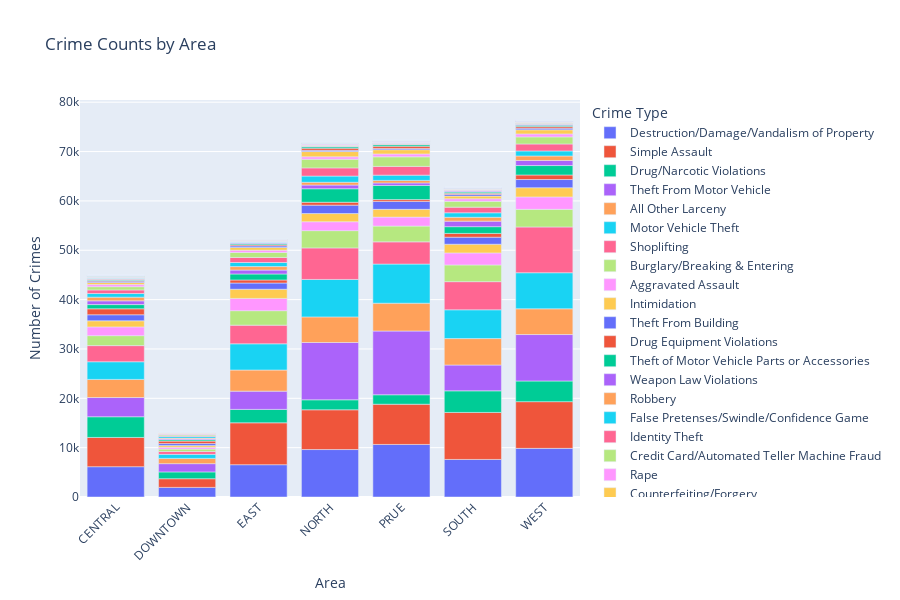

Notebook source saved alongside this figure:
### Code cell
# Assuming 'crime_counts' is the output of your groupby operation
crime_counts = sa_crimes.groupby('Service_Area')['NIBRS_Code_Name'].value_counts().reset_index(name='count')
# Bar chart showing total crimes per area
fig = px.bar(crime_counts, 
             x='Service_Area', 
             y='count', 
             color='NIBRS_Code_Name', 
             title='Crime Type Distribution Counts by Area',
             labels={'Service_Area': 'Area', 'count': 'Number of Crimes', 'NIBRS_Code_Name': 'Crime Type'},
             height=600)
fig.update_layout(xaxis_tickangle=-45)  # Rotate x-axis labels for better readability
fig.show()

### Figure 1 — Plotly figure (JSON) as saved in the notebook; plotly's stock layout.template omitted (floating-point values rounded to 4 significant figures)
{"data": [{"alignmentgroup": "True", "hovertemplate": "Crime Type=Destruction/Damage/Vandalism of Property<br>Area=%{x}<br>Number of Crimes=%{y}<extra></extra>", "legendgroup": "Destruction/Damage/Vandalism of Property", "marker": {"color": "#636efa", "pattern": {"shape": ""}}, "name": "Destruction/Damage/Vandalism of Property", "offsetgroup": "Destruction/Damage/Vandalism of Property", "orientation": "v", "showlegend": true, "textposition": "auto", "type": "bar", "x": ["CENTRAL", "DOWNTOWN", "EAST", "NORTH", "PRUE", "SOUTH", "WEST"], "xaxis": "x", "y": [6139, 1948, 6547, 9614, 10651, 7609, 9855], "yaxis": "y"}, {"alignmentgroup": "True", "hovertemplate": "Crime Type=Simple Assault<br>Area=%{x}<br>Number of Crimes=%{y}<extra></extra>", "legendgroup": "Simple Assault", "marker": {"color": "#EF553B", "pattern": {"shape": ""}}, "name": "Simple Assault", "offsetgroup": "Simple Assault", "orientation": "v", "showlegend": true, "textposition": "auto", "type": "bar", "x": ["CENTRAL", "DOWNTOWN", "EAST", "NORTH", "PRUE", "SOUTH", "WEST"], "xaxis": "x", "y": [5927, 1754, 8489, 8058, 8150, 9525, 9463], "yaxis": "y"}, {"alignmentgroup": "True", "hovertemplate": "Crime Type=Drug/Narcotic Violations<br>Area=%{x}<br>Number of Crimes=%{y}<extra></extra>", "legendgroup": "Drug/Narcotic Violations", "marker": {"color": "#00cc96", "pattern": {"shape": ""}}, "name": "Drug/Narcotic Violations", "offsetgroup": "Drug/Narcotic Violations", "orientation": "v", "showlegend": true, "textposition": "auto", "type": "bar", "x": ["CENTRAL", "DOWNTOWN", "EAST", "NORTH", "PRUE", "SOUTH", "WEST"], "xaxis": "x", "y": [4196, 1380, 2719, 2021, 1915, 4380, 4189], "yaxis": "y"}, {"alignmentgroup": "True", "hovertemplate": "Crime Type=Theft From Motor Vehicle<br>Area=%{x}<br>Number of Crimes=%{y}<extra></extra>", "legendgroup": "Theft From Motor Vehicle", "marker": {"color": "#ab63fa", "pattern": {"shape": ""}}, "name": "Theft From Motor Vehicle", "offsetgroup": "Theft From Motor Vehicle", "orientation": "v", "showlegend": true, "textposition": "auto", "type": "bar", "x": ["CENTRAL", "DOWNTOWN", "EAST", "NORTH", "PRUE", "SOUTH", "WEST"], "xaxis": "x", "y": [3895, 1675, 3696, 11611, 12914, 5230, 9412], "yaxis": "y"}, {"alignmentgroup": "True", "hovertemplate": "Crime Type=All Other Larceny<br>Area=%{x}<br>Number of Crimes=%{y}<extra></extra>", "legendgroup": "All Other Larceny", "marker": {"color": "#FFA15A", "pattern": {"shape": ""}}, "name": "All Other Larceny", "offsetgroup": "All Other Larceny", "orientation": "v", "showlegend": true, "textposition": "auto", "type": "bar", "x": ["CENTRAL", "DOWNTOWN", "EAST", "NORTH", "PRUE", "SOUTH", "WEST"], "xaxis": "x", "y": [3670, 1064, 4279, 5186, 5638, 5355, 5216], "yaxis": "y"}, {"alignmentgroup": "True", "hovertemplate": "Crime Type=Motor Vehicle Theft<br>Area=%{x}<br>Number of Crimes=%{y}<extra></extra>", "legendgroup": "Motor Vehicle Theft", "marker": {"color": "#19d3f3", "pattern": {"shape": ""}}, "name": "Motor Vehicle Theft", "offsetgroup": "Motor Vehicle Theft", "orientation": "v", "showlegend": true, "textposition": "auto", "type": "bar", "x": ["CENTRAL", "DOWNTOWN", "EAST", "NORTH", "PRUE", "SOUTH", "WEST"], "xaxis": "x", "y": [3580, 820, 5312, 7592, 7931, 5836, 7309], "yaxis": "y"}, {"alignmentgroup": "True", "hovertemplate": "Crime Type=Shoplifting<br>Area=%{x}<br>Number of Crimes=%{y}<extra></extra>", "legendgroup": "Shoplifting", "marker": {"color": "#FF6692", "pattern": {"shape": ""}}, "name": "Shoplifting", "offsetgroup": "Shoplifting", "orientation": "v", "showlegend": true, "textposition": "auto", "type": "bar", "x": ["CENTRAL", "DOWNTOWN", "EAST", "NORTH", "PRUE", "SOUTH", "WEST"], "xaxis": "x", "y": [3269, 570, 3778, 6392, 4501, 5700, 9271], "yaxis": "y"}, {"alignmentgroup": "True", "hovertemplate": "Crime Type=Burglary/Breaking & Entering<br>Area=%{x}<br>Number of Crimes=%{y}<extra></extra>", "legendgroup": "Burglary/Breaking & Entering", "marker": {"color": "#B6E880", "pattern": {"shape": ""}}, "name": "Burglary/Breaking & Entering", "offsetgroup": "Burglary/Breaking & Entering", "orientation": "v", "showlegend": true, "textposition": "auto", "type": "bar", "x": ["CENTRAL", "DOWNTOWN", "EAST", "NORTH", "PRUE", "SOUTH", "WEST"], "xaxis": "x", "y": [2019, 494, 2934, 3500, 3197, 3388, 3577], "yaxis": "y"}, {"alignmentgroup": "True", "hovertemplate": "Crime Type=Aggravated Assault<br>Area=%{x}<br>Number of Crimes=%{y}<extra></extra>", "legendgroup": "Aggravated Assault", "marker": {"color": "#FF97FF", "pattern": {"shape": ""}}, "name": "Aggravated Assault", "offsetgroup": "Aggravated Assault", "orientation": "v", "showlegend": true, "textposition": "auto", "type": "bar", "x": ["CENTRAL", "DOWNTOWN", "EAST", "NORTH", "PRUE", "SOUTH", "WEST"], "xaxis": "x", "y": [1775, 370, 2484, 1807, 1816, 2437, 2513], "yaxis": "y"}, {"alignmentgroup": "True", "hovertemplate": "Crime Type=Intimidation<br>Area=%{x}<br>Number of Crimes=%{y}<extra></extra>", "legendgroup": "Intimidation", "marker": {"color": "#FECB52", "pattern": {"shape": ""}}, "name": "Intimidation", "offsetgroup": "Intimidation", "orientation": "v", "showlegend": true, "textposition": "auto", "type": "bar", "x": ["CENTRAL", "DOWNTOWN", "EAST", "NORTH", "PRUE", "SOUTH", "WEST"], "xaxis": "x", "y": [1231, 340, 1861, 1656, 1577, 1761, 1870], "yaxis": "y"}, {"alignmentgroup": "True", "hovertemplate": "Crime Type=Theft From Building<br>Area=%{x}<br>Number of Crimes=%{y}<extra></extra>", "legendgroup": "Theft From Building", "marker": {"color": "#636efa", "pattern": {"shape": ""}}, "name": "Theft From Building", "offsetgroup": "Theft From Building", "orientation": "v", "showlegend": true, "textposition": "auto", "type": "bar", "x": ["CENTRAL", "DOWNTOWN", "EAST", "NORTH", "PRUE", "SOUTH", "WEST"], "xaxis": "x", "y": [1224, 408, 1258, 1702, 1607, 1426, 1654], "yaxis": "y"}, {"alignmentgroup": "True", "hovertemplate": "Crime Type=Drug Equipment Violations<br>Area=%{x}<br>Number of Crimes=%{y}<extra></extra>", "legendgroup": "Drug Equipment Violations", "marker": {"color": "#EF553B", "pattern": {"shape": ""}}, "name": "Drug Equipment Violations", "offsetgroup": "Drug Equipment Violations", "orientation": "v", "showlegend": true, "textposition": "auto", "type": "bar", "x": ["CENTRAL", "DOWNTOWN", "EAST", "NORTH", "PRUE", "SOUTH", "WEST"], "xaxis": "x", "y": [1210, 501, 622, 585, 365, 764, 925], "yaxis": "y"}, {"alignmentgroup": "True", "hovertemplate": "Crime Type=Theft of Motor Vehicle Parts or Accessories<br>Area=%{x}<br>Number of Crimes=%{y}<extra></extra>", "legendgroup": "Theft of Motor Vehicle Parts or Accessories", "marker": {"color": "#00cc96", "pattern": {"shape": ""}}, "name": "Theft of Motor Vehicle Parts or Accessories", "offsetgroup": "Theft of Motor Vehicle Parts or Accessories", "orientation": "v", "showlegend": true, "textposition": "auto", "type": "bar", "x": ["CENTRAL", "DOWNTOWN", "EAST", "NORTH", "PRUE", "SOUTH", "WEST"], "xaxis": "x", "y": [854, 284, 1212, 2736, 2871, 1366, 1909], "yaxis": "y"}, {"alignmentgroup": "True", "hovertemplate": "Crime Type=Weapon Law Violations<br>Area=%{x}<br>Number of Crimes=%{y}<extra></extra>", "legendgroup": "Weapon Law Violations", "marker": {"color": "#ab63fa", "pattern": {"shape": ""}}, "name": "Weapon Law Violations", "offsetgroup": "Weapon Law Violations", "orientation": "v", "showlegend": true, "textposition": "auto", "type": "bar", "x": ["CENTRAL", "DOWNTOWN", "EAST", "NORTH", "PRUE", "SOUTH", "WEST"], "xaxis": "x", "y": [762, 183, 791, 754, 508, 1121, 1027], "yaxis": "y"}, {"alignmentgroup": "True", "hovertemplate": "Crime Type=Robbery<br>Area=%{x}<br>Number of Crimes=%{y}<extra></extra>", "legendgroup": "Robbery", "marker": {"color": "#FFA15A", "pattern": {"shape": ""}}, "name": "Robbery", "offsetgroup": "Robbery", "orientation": "v", "showlegend": true, "textposition": "auto", "type": "bar", "x": ["CENTRAL", "DOWNTOWN", "EAST", "NORTH", "PRUE", "SOUTH", "WEST"], "xaxis": "x", "y": [741, 155, 706, 565, 511, 785, 915], "yaxis": "y"}, {"alignmentgroup": "True", "hovertemplate": "Crime Type=False Pretenses/Swindle/Confidence Game<br>Area=%{x}<br>Number of Crimes=%{y}<extra></extra>", "legendgroup": "False Pretenses/Swindle/Confidence Game", "marker": {"color": "#19d3f3", "pattern": {"shape": ""}}, "name": "False Pretenses/Swindle/Confidence Game", "offsetgroup": "False Pretenses/Swindle/Confidence Game", "orientation": "v", "showlegend": true, "textposition": "auto", "type": "bar", "x": ["CENTRAL", "DOWNTOWN", "EAST", "NORTH", "PRUE", "SOUTH", "WEST"], "xaxis": "x", "y": [737, 315, 827, 1251, 1067, 911, 1019], "yaxis": "y"}, {"alignmentgroup": "True", "hovertemplate": "Crime Type=Identity Theft<br>Area=%{x}<br>Number of Crimes=%{y}<extra></extra>", "legendgroup": "Identity Theft", "marker": {"color": "#FF6692", "pattern": {"shape": ""}}, "name": "Identity Theft", "offsetgroup": "Identity Theft", "orientation": "v", "showlegend": true, "textposition": "auto", "type": "bar", "x": ["CENTRAL", "DOWNTOWN", "EAST", "NORTH", "PRUE", "SOUTH", "WEST"], "xaxis": "x", "y": [730, 175, 1024, 1660, 1774, 1141, 1412], "yaxis": "y"}, {"alignmentgroup": "True", "hovertemplate": "Crime Type=Credit Card/Automated Teller Machine Fraud<br>Area=%{x}<br>Number of Crimes=%{y}<extra></extra>", "legendgroup": "Credit Card/Automated Teller Machine Fraud", "marker": {"color": "#B6E880", "pattern": {"shape": ""}}, "name": "Credit Card/Automated Teller Machine Fraud", "offsetgroup": "Credit Card/Automated Teller Machine Fraud", "orientation": "v", "showlegend": true, "textposition": "auto", "type": "bar", "x": ["CENTRAL", "DOWNTOWN", "EAST", "NORTH", "PRUE", "SOUTH", "WEST"], "xaxis": "x", "y": [658, 241, 1011, 1762, 1938, 1186, 1437], "yaxis": "y"}, {"alignmentgroup": "True", "hovertemplate": "Crime Type=Rape<br>Area=%{x}<br>Number of Crimes=%{y}<extra></extra>", "legendgroup": "Rape", "marker": {"color": "#FF97FF", "pattern": {"shape": ""}}, "name": "Rape", "offsetgroup": "Rape", "orientation": "v", "showlegend": true, "textposition": "auto", "type": "bar", "x": ["CENTRAL", "DOWNTOWN", "EAST", "NORTH", "PRUE", "SOUTH", "WEST"], "xaxis": "x", "y": [424, 186, 460, 487, 585, 510, 602], "yaxis": "y"}, {"alignmentgroup": "True", "hovertemplate": "Crime Type=Counterfeiting/Forgery<br>Area=%{x}<br>Number of Crimes=%{y}<extra></extra>", "legendgroup": "Counterfeiting/Forgery", "marker": {"color": "#FECB52", "pattern": {"shape": ""}}, "name": "Counterfeiting/Forgery", "offsetgroup": "Counterfeiting/Forgery", "orientation": "v", "showlegend": true, "textposition": "auto", "type": "bar", "x": ["CENTRAL", "DOWNTOWN", "EAST", "NORTH", "PRUE", "SOUTH", "WEST"], "xaxis": "x", "y": [414, 104, 558, 1059, 859, 543, 832], "yaxis": "y"}, {"alignmentgroup": "True", "hovertemplate": "Crime Type=Fondling<br>Area=%{x}<br>Number of Crimes=%{y}<extra></extra>", "legendgroup": "Fondling", "marker": {"color": "#636efa", "pattern": {"shape": ""}}, "name": "Fondling", "offsetgroup": "Fondling", "orientation": "v", "showlegend": true, "textposition": "auto", "type": "bar", "x": ["CENTRAL", "DOWNTOWN", "EAST", "NORTH", "PRUE", "SOUTH", "WEST"], "xaxis": "x", "y": [273, 34, 323, 252, 255, 329, 329], "yaxis": "y"}, {"alignmentgroup": "True", "hovertemplate": "Crime Type=Wire Fraud<br>Area=%{x}<br>Number of Crimes=%{y}<extra></extra>", "legendgroup": "Wire Fraud", "marker": {"color": "#EF553B", "pattern": {"shape": ""}}, "name": "Wire Fraud", "offsetgroup": "Wire Fraud", "orientation": "v", "showlegend": true, "textposition": "auto", "type": "bar", "x": ["CENTRAL", "DOWNTOWN", "EAST", "NORTH", "PRUE", "SOUTH", "WEST"], "xaxis": "x", "y": [163, 36, 238, 434, 454, 233, 316], "yaxis": "y"}, {"alignmentgroup": "True", "hovertemplate": "Crime Type=Pornography/Obscene Material<br>Area=%{x}<br>Number of Crimes=%{y}<extra></extra>", "legendgroup": "Pornography/Obscene Material", "marker": {"color": "#00cc96", "pattern": {"shape": ""}}, "name": "Pornography/Obscene Material", "offsetgroup": "Pornography/Obscene Material", "orientation": "v", "showlegend": true, "textposition": "auto", "type": "bar", "x": ["CENTRAL", "DOWNTOWN", "EAST", "NORTH", "PRUE", "SOUTH", "WEST"], "xaxis": "x", "y": [130, 47, 238, 286, 310, 242, 272], "yaxis": "y"}, {"alignmentgroup": "True", "hovertemplate": "Crime Type=Stolen Property Offenses<br>Area=%{x}<br>Number of Crimes=%{y}<extra></extra>", "legendgroup": "Stolen Property Offenses", "marker": {"color": "#ab63fa", "pattern": {"shape": ""}}, "name": "Stolen Property Offenses", "offsetgroup": "Stolen Property Offenses", "orientation": "v", "showlegend": true, "textposition": "auto", "type": "bar", "x": ["CENTRAL", "DOWNTOWN", "EAST", "NORTH", "PRUE", "SOUTH", "WEST"], "xaxis": "x", "y": [120, 38, 184, 106, 103, 226, 208], "yaxis": "y"}, {"alignmentgroup": "True", "hovertemplate": "Crime Type=Prostitution<br>Area=%{x}<br>Number of Crimes=%{y}<extra></extra>", "legendgroup": "Prostitution", "marker": {"color": "#FFA15A", "pattern": {"shape": ""}}, "name": "Prostitution", "offsetgroup": "Prostitution", "orientation": "v", "showlegend": true, "textposition": "auto", "type": "bar", "x": ["CENTRAL", "DOWNTOWN", "EAST", "NORTH", "PRUE", "SOUTH", "WEST"], "xaxis": "x", "y": [117, 2, 28, 95, 90, 27, 52], "yaxis": "y"}, {"alignmentgroup": "True", "hovertemplate": "Crime Type=Sodomy<br>Area=%{x}<br>Number of Crimes=%{y}<extra></extra>", "legendgroup": "Sodomy", "marker": {"color": "#19d3f3", "pattern": {"shape": ""}}, "name": "Sodomy", "offsetgroup": "Sodomy", "orientation": "v", "showlegend": true, "textposition": "auto", "type": "bar", "x": ["CENTRAL", "DOWNTOWN", "EAST", "NORTH", "PRUE", "SOUTH", "WEST"], "xaxis": "x", "y": [94, 8, 79, 56, 82, 58, 67], "yaxis": "y"}, {"alignmentgroup": "True", "hovertemplate": "Crime Type=Arson<br>Area=%{x}<br>Number of Crimes=%{y}<extra></extra>", "legendgroup": "Arson", "marker": {"color": "#FF6692", "pattern": {"shape": ""}}, "name": "Arson", "offsetgroup": "Arson", "orientation": "v", "showlegend": true, "textposition": "auto", "type": "bar", "x": ["CENTRAL", "DOWNTOWN", "EAST", "NORTH", "PRUE", "SOUTH", "WEST"], "xaxis": "x", "y": [88, 18, 83, 57, 63, 99, 90], "yaxis": "y"}, {"alignmentgroup": "True", "hovertemplate": "Crime Type=Sexual Assault With An Object<br>Area=%{x}<br>Number of Crimes=%{y}<extra></extra>", "legendgroup": "Sexual Assault With An Object", "marker": {"color": "#B6E880", "pattern": {"shape": ""}}, "name": "Sexual Assault With An Object", "offsetgroup": "Sexual Assault With An Object", "orientation": "v", "showlegend": true, "textposition": "auto", "type": "bar", "x": ["CENTRAL", "DOWNTOWN", "EAST", "NORTH", "PRUE", "SOUTH", "WEST"], "xaxis": "x", "y": [86, 1, 62, 85, 90, 81, 98], "yaxis": "y"}, {"alignmentgroup": "True", "hovertemplate": "Crime Type=Embezzlement<br>Area=%{x}<br>Number of Crimes=%{y}<extra></extra>", "legendgroup": "Embezzlement", "marker": {"color": "#FF97FF", "pattern": {"shape": ""}}, "name": "Embezzlement", "offsetgroup": "Embezzlement", "orientation": "v", "showlegend": true, "textposition": "auto", "type": "bar", "x": ["CENTRAL", "DOWNTOWN", "EAST", "NORTH", "PRUE", "SOUTH", "WEST"], "xaxis": "x", "y": [78, 14, 105, 191, 117, 96, 101], "yaxis": "y"}, {"alignmentgroup": "True", "hovertemplate": "Crime Type=Murder & Nonnegligent Manslaughter<br>Area=%{x}<br>Number of Crimes=%{y}<extra></extra>", "legendgroup": "Murder & Nonnegligent Manslaughter", "marker": {"color": "#FECB52", "pattern": {"shape": ""}}, "name": "Murder & Nonnegligent Manslaughter", "offsetgroup": "Murder & Nonnegligent Manslaughter", "orientation": "v", "showlegend": true, "textposition": "auto", "type": "bar", "x": ["CENTRAL", "DOWNTOWN", "EAST", "NORTH", "PRUE", "SOUTH", "WEST"], "xaxis": "x", "y": [52, 12, 77, 36, 42, 65, 55], "yaxis": "y"}, {"alignmentgroup": "True", "hovertemplate": "Crime Type=Pocket-picking<br>Area=%{x}<br>Number of Crimes=%{y}<extra></extra>", "legendgroup": "Pocket-picking", "marker": {"color": "#636efa", "pattern": {"shape": ""}}, "name": "Pocket-picking", "offsetgroup": "Pocket-picking", "orientation": "v", "showlegend": true, "textposition": "auto", "type": "bar", "x": ["CENTRAL", "DOWNTOWN", "EAST", "NORTH", "PRUE", "SOUTH", "WEST"], "xaxis": "x", "y": [48, 21, 30, 44, 29, 24, 43], "yaxis": "y"}, {"alignmentgroup": "True", "hovertemplate": "Crime Type=Welfare Fraud<br>Area=%{x}<br>Number of Crimes=%{y}<extra></extra>", "legendgroup": "Welfare Fraud", "marker": {"color": "#EF553B", "pattern": {"shape": ""}}, "name": "Welfare Fraud", "offsetgroup": "Welfare Fraud", "orientation": "v", "showlegend": true, "textposition": "auto", "type": "bar", "x": ["CENTRAL", "DOWNTOWN", "EAST", "NORTH", "PRUE", "SOUTH", "WEST"], "xaxis": "x", "y": [41, 12, 39, 17, 31, 44, 29], "yaxis": "y"}, {"alignmentgroup": "True", "hovertemplate": "Crime Type=Theft From Coin-Operated Machine or Device<br>Area=%{x}<br>Number of Crimes=%{y}<extra></extra>", "legendgroup": "Theft From Coin-Operated Machine or Device", "marker": {"color": "#00cc96", "pattern": {"shape": ""}}, "name": "Theft From Coin-Operated Machine or Device", "offsetgroup": "Theft From Coin-Operated Machine or Device", "orientation": "v", "showlegend": true, "textposition": "auto", "type": "bar", "x": ["CENTRAL", "DOWNTOWN", "EAST", "NORTH", "PRUE", "SOUTH", "WEST"], "xaxis": "x", "y": [39, 10, 57, 51, 47, 67, 65], "yaxis": "y"}, {"alignmentgroup": "True", "hovertemplate": "Crime Type=Animal Cruelty<br>Area=%{x}<br>Number of Crimes=%{y}<extra></extra>", "legendgroup": "Animal Cruelty", "marker": {"color": "#ab63fa", "pattern": {"shape": ""}}, "name": "Animal Cruelty", "offsetgroup": "Animal Cruelty", "orientation": "v", "showlegend": true, "textposition": "auto", "type": "bar", "x": ["CENTRAL", "DOWNTOWN", "EAST", "NORTH", "PRUE", "SOUTH", "WEST"], "xaxis": "x", "y": [33, 9, 61, 54, 43, 52, 57], "yaxis": "y"}, {"alignmentgroup": "True", "hovertemplate": "Crime Type=Impersonation<br>Area=%{x}<br>Number of Crimes=%{y}<extra></extra>", "legendgroup": "Impersonation", "marker": {"color": "#FFA15A", "pattern": {"shape": ""}}, "name": "Impersonation", "offsetgroup": "Impersonation", "orientation": "v", "showlegend": true, "textposition": "auto", "type": "bar", "x": ["CENTRAL", "DOWNTOWN", "EAST", "NORTH", "PRUE", "SOUTH", "WEST"], "xaxis": "x", "y": [30, 7, 33, 79, 73, 33, 56], "yaxis": "y"}, {"alignmentgroup": "True", "hovertemplate": "Crime Type=Extortion/Blackmail<br>Area=%{x}<br>Number of Crimes=%{y}<extra></extra>", "legendgroup": "Extortion/Blackmail", "marker": {"color": "#19d3f3", "pattern": {"shape": ""}}, "name": "Extortion/Blackmail", "offsetgroup": "Extortion/Blackmail", "orientation": "v", "showlegend": true, "textposition": "auto", "type": "bar", "x": ["CENTRAL", "DOWNTOWN", "EAST", "NORTH", "PRUE", "SOUTH", "WEST"], "xaxis": "x", "y": [28, 5, 32, 52, 71, 41, 55], "yaxis": "y"}, {"alignmentgroup": "True", "hovertemplate": "Crime Type=Kidnapping/Abduction<br>Area=%{x}<br>Number of Crimes=%{y}<extra></extra>", "legendgroup": "Kidnapping/Abduction", "marker": {"color": "#FF6692", "pattern": {"shape": ""}}, "name": "Kidnapping/Abduction", "offsetgroup": "Kidnapping/Abduction", "orientation": "v", "showlegend": true, "textposition": "auto", "type": "bar", "x": ["CENTRAL", "DOWNTOWN", "EAST", "NORTH", "PRUE", "SOUTH", "WEST"], "xaxis": "x", "y": [28, 11, 46, 48, 36, 51, 53], "yaxis": "y"}, {"alignmentgroup": "True", "hovertemplate": "Crime Type=Purse-snatching<br>Area=%{x}<br>Number of Crimes=%{y}<extra></extra>", "legendgroup": "Purse-snatching", "marker": {"color": "#B6E880", "pattern": {"shape": ""}}, "name": "Purse-snatching", "offsetgroup": "Purse-snatching", "orientation": "v", "showlegend": true, "textposition": "auto", "type": "bar", "x": ["CENTRAL", "DOWNTOWN", "EAST", "NORTH", "PRUE", "SOUTH", "WEST"], "xaxis": "x", "y": [25, 5, 17, 23, 17, 20, 25], "yaxis": "y"}, {"alignmentgroup": "True", "hovertemplate": "Crime Type=Human Trafficking, Commercial Sex Acts<br>Area=%{x}<br>Number of Crimes=%{y}<extra></extra>", "legendgroup": "Human Trafficking, Commercial Sex Acts", "marker": {"color": "#FF97FF", "pattern": {"shape": ""}}, "name": "Human Trafficking, Commercial Sex Acts", "offsetgroup": "Human Trafficking, Commercial Sex Acts", "orientation": "v", "showlegend": true, "textposition": "auto", "type": "bar", "x": ["CENTRAL", "EAST", "NORTH", "PRUE", "SOUTH", "WEST"], "xaxis": "x", "y": [9, 12, 5, 12, 6, 7], "yaxis": "y"}, {"alignmentgroup": "True", "hovertemplate": "Crime Type=Purchasing Prostitution<br>Area=%{x}<br>Number of Crimes=%{y}<extra></extra>", "legendgroup": "Purchasing Prostitution", "marker": {"color": "#FECB52", "pattern": {"shape": ""}}, "name": "Purchasing Prostitution", "offsetgroup": "Purchasing Prostitution", "orientation": "v", "showlegend": true, "textposition": "auto", "type": "bar", "x": ["CENTRAL", "EAST", "NORTH"], "xaxis": "x", "y": [8, 10, 10], "yaxis": "y"}, {"alignmentgroup": "True", "hovertemplate": "Crime Type=Assisting or Promoting Prostitution<br>Area=%{x}<br>Number of Crimes=%{y}<extra></extra>", "legendgroup": "Assisting or Promoting Prostitution", "marker": {"color": "#636efa", "pattern": {"shape": ""}}, "name": "Assisting or Promoting Prostitution", "offsetgroup": "Assisting or Promoting Prostitution", "orientation": "v", "showlegend": true, "textposition": "auto", "type": "bar", "x": ["CENTRAL", "EAST", "NORTH", "PRUE", "SOUTH", "WEST"], "xaxis": "x", "y": [5, 1, 9, 10, 1, 7], "yaxis": "y"}, {"alignmentgroup": "True", "hovertemplate": "Crime Type=Bribery<br>Area=%{x}<br>Number of Crimes=%{y}<extra></extra>", "legendgroup": "Bribery", "marker": {"color": "#EF553B", "pattern": {"shape": ""}}, "name": "Bribery", "offsetgroup": "Bribery", "orientation": "v", "showlegend": true, "textposition": "auto", "type": "bar", "x": ["CENTRAL", "DOWNTOWN", "EAST", "NORTH", "PRUE", "SOUTH", "WEST"], "xaxis": "x", "y": [4, 3, 1, 2, 2, 3, 2], "yaxis": "y"}, {"alignmentgroup": "True", "hovertemplate": "Crime Type=Negligent Manslaughter<br>Area=%{x}<br>Number of Crimes=%{y}<extra></extra>", "legendgroup": "Negligent Manslaughter", "marker": {"color": "#00cc96", "pattern": {"shape": ""}}, "name": "Negligent Manslaughter", "offsetgroup": "Negligent Manslaughter", "orientation": "v", "showlegend": true, "textposition": "auto", "type": "bar", "x": ["CENTRAL", "DOWNTOWN", "EAST", "NORTH", "PRUE", "SOUTH", "WEST"], "xaxis": "x", "y": [4, 2, 7, 5, 6, 11, 10], "yaxis": "y"}, {"alignmentgroup": "True", "hovertemplate": "Crime Type=Hacking/Computer Invasion<br>Area=%{x}<br>Number of Crimes=%{y}<extra></extra>", "legendgroup": "Hacking/Computer Invasion", "marker": {"color": "#ab63fa", "pattern": {"shape": ""}}, "name": "Hacking/Computer Invasion", "offsetgroup": "Hacking/Computer Invasion", "orientation": "v", "showlegend": true, "textposition": "auto", "type": "bar", "x": ["CENTRAL", "DOWNTOWN", "EAST", "NORTH", "PRUE", "SOUTH", "WEST"], "xaxis": "x", "y": [3, 1, 11, 39, 31, 16, 15], "yaxis": "y"}, {"alignmentgroup": "True", "hovertemplate": "Crime Type=Operating/Promoting/Assisting Gambling<br>Area=%{x}<br>Number of Crimes=%{y}<extra></extra>", "legendgroup": "Operating/Promoting/Assisting Gambling", "marker": {"color": "#FFA15A", "pattern": {"shape": ""}}, "name": "Operating/Promoting/Assisting Gambling", "offsetgroup": "Operating/Promoting/Assisting Gambling", "orientation": "v", "showlegend": true, "textposition": "auto", "type": "bar", "x": ["CENTRAL", "DOWNTOWN", "EAST", "NORTH", "PRUE", "SOUTH", "WEST"], "xaxis": "x", "y": [2, 1, 1, 1, 1, 2, 2], "yaxis": "y"}, {"alignmentgroup": "True", "hovertemplate": "Crime Type=Statutory Rape<br>Area=%{x}<br>Number of Crimes=%{y}<extra></extra>", "legendgroup": "Statutory Rape", "marker": {"color": "#19d3f3", "pattern": {"shape": ""}}, "name": "Statutory Rape", "offsetgroup": "Statutory Rape", "orientation": "v", "showlegend": true, "textposition": "auto", "type": "bar", "x": ["CENTRAL"], "xaxis": "x", "y": [1], "yaxis": "y"}, {"alignmentgroup": "True", "hovertemplate": "Crime Type=Incest<br>Area=%{x}<br>Number of Crimes=%{y}<extra></extra>", "legendgroup": "Incest", "marker": {"color": "#FF6692", "pattern": {"shape": ""}}, "name": "Incest", "offsetgroup": "Incest", "orientation": "v", "showlegend": true, "textposition": "auto", "type": "bar", "x": ["DOWNTOWN", "EAST", "NORTH", "PRUE", "SOUTH", "WEST"], "xaxis": "x", "y": [1, 2, 1, 1, 2, 1], "yaxis": "y"}, {"alignmentgroup": "True", "hovertemplate": "Crime Type=Human Trafficking, Involuntary Servitude<br>Area=%{x}<br>Number of Crimes=%{y}<extra></extra>", "legendgroup": "Human Trafficking, Involuntary Servitude", "marker": {"color": "#B6E880", "pattern": {"shape": ""}}, "name": "Human Trafficking, Involuntary Servitude", "offsetgroup": "Human Trafficking, Involuntary Servitude", "orientation": "v", "showlegend": true, "textposition": "auto", "type": "bar", "x": ["EAST", "NORTH", "PRUE", "SOUTH", "WEST"], "xaxis": "x", "y": [4, 2, 2, 1, 1], "yaxis": "y"}, {"alignmentgroup": "True", "hovertemplate": "Crime Type=Gambling Equipment Violation<br>Area=%{x}<br>Number of Crimes=%{y}<extra></extra>", "legendgroup": "Gambling Equipment Violation", "marker": {"color": "#FF97FF", "pattern": {"shape": ""}}, "name": "Gambling Equipment Violation", "offsetgroup": "Gambling Equipment Violation", "orientation": "v", "showlegend": true, "textposition": "auto", "type": "bar", "x": ["PRUE", "SOUTH"], "xaxis": "x", "y": [1, 2], "yaxis": "y"}], "layout": {"barmode": "relative", "height": 600, "legend": {"title": {"text": "Crime Type"}, "tracegroupgap": 0}, "title": {"text": "Crime Counts by Area"}, "xaxis": {"anchor": "y", "domain": [0, 1], "tickangle": -45, "title": {"text": "Area"}}, "yaxis": {"anchor": "x", "domain": [0, 1], "title": {"text": "Number of Crimes"}}}}
